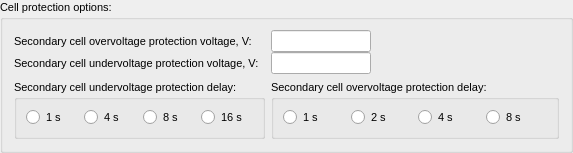
       <widget class="QGroupBox" name="groupBox_17">
        <property name="font">
         <font>
          <pointsize>8</pointsize>
         </font>
        </property>
        <property name="title">
         <string>Cell protection options:</string>
        </property>
        <layout class="QGridLayout" name="gridLayout_2">
         <item row="0" column="0">
          <layout class="QVBoxLayout" name="verticalLayout_2">
           <property name="spacing">
            <number>0</number>
           </property>
           <item>
            <widget class="QLabel" name="label_59">
             <property name="font">
              <font>
               <pointsize>8</pointsize>
              </font>
             </property>
             <property name="text">
              <string>Secondary cell overvoltage protection voltage, V:</string>
             </property>
            </widget>
           </item>
           <item>
            <widget class="QLabel" name="label_60">
             <property name="font">
              <font>
               <pointsize>8</pointsize>
              </font>
             </property>
             <property name="text">
              <string>Secondary cell undervoltage protection voltage, V:</string>
             </property>
            </widget>
           </item>
          </layout>
         </item>
         <item row="0" column="1">
          <layout class="QVBoxLayout" name="verticalLayout">
           <property name="spacing">
            <number>0</number>
           </property>
           <item>
            <widget class="QLineEdit" name="lineEdit_0x36">
             <property name="maximumSize">
              <size>
               <width>100</width>
               <height>16777215</height>
              </size>
             </property>
             <property name="font">
              <font>
               <pointsize>8</pointsize>
              </font>
             </property>
            </widget>
           </item>
           <item>
            <widget class="QLineEdit" name="lineEdit_0x37">
             <property name="maximumSize">
              <size>
               <width>100</width>
               <height>16777215</height>
              </size>
             </property>
             <property name="font">
              <font>
               <pointsize>8</pointsize>
              </font>
             </property>
            </widget>
           </item>
          </layout>
         </item>
         <item row="0" column="2">
          <spacer name="horizontalSpacer">
           <property name="orientation">
            <enum>Qt::Horizontal</enum>
           </property>
           <property name="sizeHint" stdset="0">
            <size>
             <width>182</width>
             <height>20</height>
            </size>
           </property>
          </spacer>
         </item>
         <item row="1" column="0">
          <widget class="QGroupBox" name="groupBox_29">
           <property name="font">
            <font>
             <pointsize>8</pointsize>
            </font>
           </property>
           <property name="title">
            <string>Secondary cell undervoltage protection delay:</string>
           </property>
           <layout class="QHBoxLayout" name="horizontalLayout_21">
            <item>
             <widget class="QRadioButton" name="radioButton_0x39_0760">
              <property name="enabled">
               <bool>true</bool>
              </property>
              <property name="font">
               <font>
                <pointsize>8</pointsize>
               </font>
              </property>
              <property name="text">
               <string>1 s</string>
              </property>
              <property name="checkable">
               <bool>true</bool>
              </property>
             </widget>
            </item>
            <item>
             <widget class="QRadioButton" name="radioButton_0x39_0761">
              <property name="enabled">
               <bool>true</bool>
              </property>
              <property name="font">
               <font>
                <pointsize>8</pointsize>
               </font>
              </property>
              <property name="text">
               <string>4 s</string>
              </property>
              <property name="checkable">
               <bool>true</bool>
              </property>
             </widget>
            </item>
            <item>
             <widget class="QRadioButton" name="radioButton_0x39_0762">
              <property name="enabled">
               <bool>true</bool>
              </property>
              <property name="font">
               <font>
                <pointsize>8</pointsize>
               </font>
              </property>
              <property name="text">
               <string>8 s</string>
              </property>
              <property name="checkable">
               <bool>true</bool>
              </property>
             </widget>
            </item>
            <item>
             <widget class="QRadioButton" name="radioButton_0x39_0763">
              <property name="enabled">
               <bool>true</bool>
              </property>
              <property name="font">
               <font>
                <pointsize>8</pointsize>
               </font>
              </property>
              <property name="text">
               <string>16 s</string>
              </property>
              <property name="checkable">
               <bool>true</bool>
              </property>
             </widget>
            </item>
           </layout>
          </widget>
         </item>
         <item row="1" column="1" colspan="2">
          <widget class="QGroupBox" name="groupBox_30">
           <property name="font">
            <font>
             <pointsize>8</pointsize>
            </font>
           </property>
           <property name="title">
            <string>Secondary cell overvoltage protection delay:</string>
           </property>
           <layout class="QHBoxLayout" name="horizontalLayout_22">
            <item>
             <widget class="QRadioButton" name="radioButton_0x39_0540">
              <property name="enabled">
               <bool>true</bool>
              </property>
              <property name="font">
               <font>
                <pointsize>8</pointsize>
               </font>
              </property>
              <property name="text">
               <string>1 s</string>
              </property>
              <property name="checkable">
               <bool>true</bool>
              </property>
             </widget>
            </item>
            <item>
             <widget class="QRadioButton" name="radioButton_0x39_0541">
              <property name="enabled">
               <bool>true</bool>
              </property>
              <property name="font">
               <font>
                <pointsize>8</pointsize>
               </font>
              </property>
              <property name="text">
               <string>2 s</string>
              </property>
              <property name="checkable">
               <bool>true</bool>
              </property>
             </widget>
            </item>
            <item>
             <widget class="QRadioButton" name="radioButton_0x39_0542">
              <property name="enabled">
               <bool>true</bool>
              </property>
              <property name="font">
               <font>
                <pointsize>8</pointsize>
               </font>
              </property>
              <property name="text">
               <string>4 s</string>
              </property>
              <property name="checkable">
               <bool>true</bool>
              </property>
             </widget>
            </item>
            <item>
             <widget class="QRadioButton" name="radioButton_0x39_0543">
              <property name="enabled">
               <bool>true</bool>
              </property>
              <property name="font">
               <font>
                <pointsize>8</pointsize>
               </font>
              </property>
              <property name="text">
               <string>8 s</string>
              </property>
              <property name="checkable">
               <bool>true</bool>
              </property>
             </widget>
            </item>
           </layout>
          </widget>
         </item>
        </layout>
       </widget>
